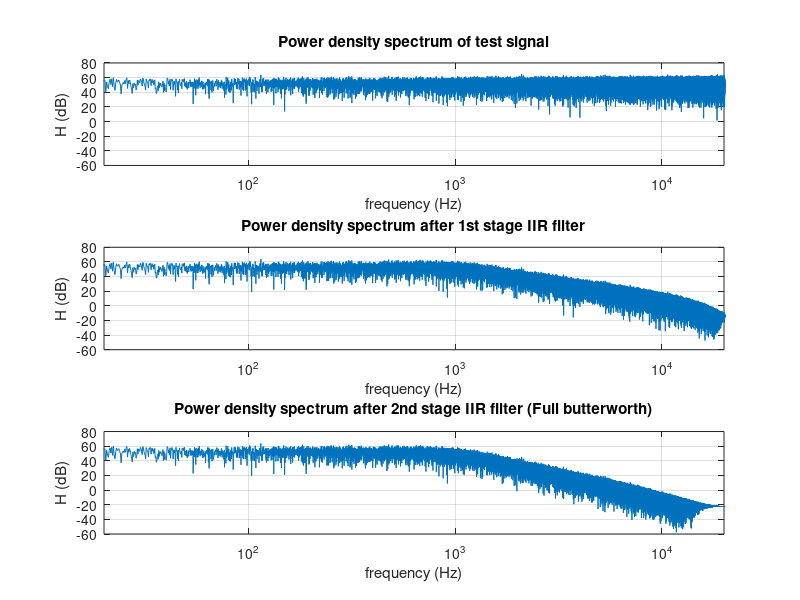

MATLAB code for this plot: (Note: this script raises an error after producing the figure.)
clear all
close all

%%%%%%%%%%%%%%%%%%%%%%%%%%%%%%%%%%%%%%%%%%%%%%%%%%%%%%%%%%%%%%%%%%%%%
% Butterworth low pass filter of order 3
% First IIR filter stage corresponding to pole exp(j2pi/3)
%%%%%%%%%%%%%%%%%%%%%%%%%%%%%%%%%%%%%%%%%%%%%%%%%%%%%%%%%%%%%%%%%%%%%

phik=2*pi/3; % First pole 
FS=44100;  % Sampling frequency
fc=1e3; % Cut-off frequency
alpha=1/tan(pi*fc/FS); % Scaling factor

B=[1 2 1]; % B coefficients
A=[1-2*alpha*cos(phik)+alpha^2 2*(1-alpha^2) (1+2*alpha*cos(phik)+alpha^2)]; % A coefficients 

Nb=5*FS; % Amount of evaluated values 
s=randn(Nb,1); % Random generated number (noise)

df=FS/Nb; % Frequency step
f=(-Nb/2:Nb/2-1)*df; % Interval
H=20*log10(abs(fftshift(fft(s)))); % Test signal 

% Plots
figure(1)
subplot (311) 
plot(f,H) 
grid on
set(gca,'Xscale','log'); 
xlim([20 20e3])
xlabel('frequency (Hz)')
ylabel('H (dB)')
ylim([-60 80])
title('Power density spectrum of test signal')

%%%%%%%%%%%%%%%%%%%%%%%%%%%%%%%%%%%%%%%%%%%%%%%%%%%%%%%
% Apply First IIR filter stage corresponding to pole exp(j2pi/3)
%%%%%%%%%%%%%%%%%%%%%%%%%%%%%%%%%%%%%%%%%%%%%%%%%%%%%%%%%%%%%%%%%%%%%
s2=filter(B,A,s); % Butterworth filter

H2=20*log10(abs(fftshift(fft(s2)))); % 1st IIR stage signal

% Plots
figure(1)
subplot (312) 
plot(f,H2) 
grid on
set(gca,'Xscale','log');
xlim([20 20e3])
ylim([-60 80])
xlabel('frequency (Hz)')
ylabel('H (dB)')
title('Power density spectrum after 1st stage IIR filter')

%%%%%%%%%%%%%%%%%%%%%%%%%%%%%%%%%%%%%%%%%%%%%%%%%%%%%%%%%%%%%%%%%%%%%
% Butterworth low pass filter of order 3
% SECOND IIR filter stage (bloc) corresponding to pole exp(j.pi)
%%%%%%%%%%%%%%%%%%%%%%%%%%%%%%%%%%%%%%%%%%%%%%%%%%%%%%%%%%%%%%%%%%%%%

B2=[1 1]; % B coeffs
A2=[1+FS/(pi*fc) 1-FS/(pi*fc)]; % A coeffs

s3=filter(B2,A2,s2); % 2nd IIR stage signal

H3=20*log10(abs(fftshift(fft(s3)))); % 2nd signal

% Plot of full butterworth
figure(1)
subplot (313)
plot(f,H3)
grid on
set(gca,'Xscale','log'); 
xlim([20 20e3])
ylim([-60 80])
xlabel('frequency (Hz)')
ylabel('H (dB)')
title('Power density spectrum after 2nd stage IIR filter (Full butterworth)')

set(gcf,'Position',[96   105   547   658]); 

%%%%%%%%%%%%%%%%%%%%%%%%%%%%%%%%%%%%%%%%%%%%%%%%%%%%%%%%%%%%%%%%%%%%%%
%%%%%%%%%%%%%%%%%%% Exercice %%%%%%%%%%%%%%%%%%%%%%%%%%%%%%%%%%%%%%%%%
%%%%%%%%%%%%%%%%%%%%%%%%%%%%%%%%%%%%%%%%%%%%%%%%%%%%%%%%%%%%%%%%%%%%%%

%[Y,FS2]=audioread('Adele.wav');
[Y,FS2]=audioread('Adele.wav');

% Setting parameters just as in the first part
NbF=2^14;
t=(1:NbF)/FS2; 
Nb2=length(Y);
df2=FS2/Nb2; 
f2=(-Nb2/2:Nb2/2-1)*df2; 

% Original signal plot
H_original=20*log10(abs(fftshift(fft(Y(:,1))))); 
figure(2)
subplot (311)
plot(f2,H_original(:,1)) 
grid on
set(gca,'Xscale','log'); 
xlim([20 20e3])
xlabel('frequency (Hz)')
ylabel('H (dB)')
ylim([-60 80])
title('Adele original')

fil=filter(B,A,Y); % Creating the 1st stage filter with respect to the signal Y
H_fil=20*log10(abs(fftshift(fft(fil)))); % Signal

% Plotting the 1st order for fc=1000Hz
figure(2)
subplot (312)
plot(f2,H_fil(:,1)) 
grid on
set(gca,'Xscale','log'); 
xlim([20 20e3])
xlabel('frequency (Hz)')
ylabel('H (dB)')
ylim([-60 80])
title('Adele order 1, fc=1 000Hz')

fil2=filter(B2,A2,fil); % Creating the 2nd stage filter with respect to the signal Y
H_fil2=20*log10(abs(fftshift(fft(fil2)))); % Signal

% Plotting the 2nd order for fc=1000Hz
figure(2)
subplot (313)
plot(f2,H_fil2(:,1)) 
grid on
set(gca,'Xscale','log'); 
xlim([20 20e3])
xlabel('frequency (Hz)')
ylabel('H (dB)')
ylim([-60 80])
title('Adele order 2, , fc=1 000Hz')

%soundsc(Y,FS2)
%pause(20)
%soundsc(fil,FS) 
%pause(20)
%soundsc(fil2,FS) 

%%%%%%%%%%%%%%%%%%%%%%%%%%%%%%%%%%%%%%%%%%%%%%%%%%%%%%%%%%%%%%%%%%%%
%%%%%%%%%%%%%% different cutoff freq%%%%%%%%%%%%%%%%%%%%%%%%%%%%%%%%
%%%%%%%%%%%%%%%%%%%%%%%%%%%%%%%%%%%%%%%%%%%%%%%%%%%%%%%%%%%%%%%%%%%%

% Same steps as above but for fc = 100
fc=1e2; 
alpha=1/tan(pi*fc/FS); 

B=[1 2 1]; 
A=[1-2*alpha*cos(phik)+alpha^2 2*(1-alpha^2) (1+2*alpha*cos(phik)+alpha^2)]; 


fil=filter(B,A,Y); 
H_fil=20*log10(abs(fftshift(fft(fil)))); % 1st stage
fil2=filter(B2,A2,fil);
H_fil2=20*log10(abs(fftshift(fft(fil2)))); % 2nd stage

figure(2)
subplot (311)
plot(f2,H_fil2(:,1)) 
grid on
set(gca,'Xscale','log'); 
xlim([20 20e3])
xlabel('frequency (Hz)')
ylabel('H (dB)')
ylim([-60 80])
title('Adele order 2, fc=1 00Hz')

% Same steps as above but for fc = 1000
fc=1e3; 
alpha=1/tan(pi*fc/FS);

B=[1 2 1]; 
A=[1-2*alpha*cos(phik)+alpha^2 2*(1-alpha^2) (1+2*alpha*cos(phik)+alpha^2)]; 


fil=filter(B,A,Y); 
H_fil=20*log10(abs(fftshift(fft(fil)))); % 1st stage
fil2=filter(B2,A2,fil);
H_fil2=20*log10(abs(fftshift(fft(fil2)))); % 2nd stage

figure(2)
subplot (312)
plot(f2,H_fil2(:,1)) 
grid on
set(gca,'Xscale','log'); 
xlim([20 20e3])
xlabel('frequency (Hz)')
ylabel('H (dB)')
ylim([-60 80])
title('Adele order 1, fc=1 000Hz')

% Same steps as above but for fc = 5000
fc=5e3; 
alpha=1/tan(pi*fc/FS); 

B=[1 2 1]; 
A=[1-2*alpha*cos(phik)+alpha^2 2*(1-alpha^2) (1+2*alpha*cos(phik)+alpha^2)]; 


fil=filter(B,A,Y); 
H_fil=20*log10(abs(fftshift(fft(fil)))); % 1st stage 
fil2=filter(B2,A2,fil);
H_fil2=20*log10(abs(fftshift(fft(fil2)))); % 2nd stage

figure(2)
subplot (313)
plot(f2,H_fil2(:,1)) 
grid on
set(gca,'Xscale','log'); 
xlim([20 20e3])
xlabel('frequency (Hz)')
ylabel('H (dB)')
ylim([-60 80])
title('Adele order 2, fc=5 000Hz')


%%%%%%%%%%%%%%%%%%%%%%%%%%%%%%%%%%%%%%%%%%%%%%%%%%%%%%%%%%%%%%%%%%%%
%%%%%%%%%%%%%% low pass filter %%%%%%%%%%%%%%%%%%%%%%%%%%%%%%%%%%%%%
%%%%%%%%%%%%%%%%%%%%%%%%%%%%%%%%%%%%%%%%%%%%%%%%%%%%%%%%%%%%%%%%%%%%

Wn=fc/(FS/2); % Normalized cut-off frequency 

[b,a]=butter(3,Wn,'LOW'); % Getting the coefficients from Butterworth
low1=filter(b,a,s); % Builds a filter with respect to these coefficients on s
H_low1=20*log10(abs(fftshift(fft(low1)))); % Signal

figure(3)
subplot 211
plot(f,H3(:,1)) % Signal with hand-made coefficients
grid on
set(gca,'Xscale','log'); 
xlim([20 20e3])
xlabel('frequency (Hz)')
ylabel('H (dB)')
%ylim([-60 80])
title('Filter order 1 and 2, fc=1 000Hz, low pass')

figure(3)
subplot (212)
plot(f,H_low1) % Signal with retrieved coefficients
grid on
set(gca,'Xscale','log'); 
xlim([20 20e3])
xlabel('frequency (Hz)')
ylabel('H (dB)')
%ylim([-60 80])
title('Filter with butter function, fc=1 000Hz, low pass')

%%%%%%%%%%%%%%%%%%%%%%%%%%%%%%%%%%%%%%%%%%%%%%%%%%%%%%%%%%%%%%%%%%
%%%%%%%%%%%%%%%%%%%%%%% high pass %%%%%%%%%%ZZ%%%%%%%%%%%%%%%%%%%%%%

Wn2=500/(FS/2); % Normalized cut-off frequency 
Wn3 = [1000/(FS/2) 2000/(FS/2)]; % Setting the band pass 
[b2,a2]=butter(3,Wn2,'HIGH'); % Getting the coefficients from Butterworth (high)
[b3,a3]=butter(3,Wn3,'STOP'); % Getting the coefficients from Butterworth (band pass)

high_adele = filter(b2,a2,Y(:,1)); % Filtered signal for high pass
low_adele = filter(b,a,Y(:,1)); % Filtered signal for low pass
stop_adele = filter(b3,a3,Y(:,1)); % Filtered signal for band pass

H_low_adele=20*log10(abs(fftshift(fft(low_adele)))); % Signal in log scale
H_high_adele=20*log10(abs(fftshift(fft(high_adele))));
H_stop_adele=20*log10(abs(fftshift(fft(stop_adele))));

figure(4)
subplot (411)
plot(f2,H_original) 
grid on
set(gca,'Xscale','log'); 
xlim([20 20e3])
xlabel('frequency (Hz)')
ylabel('H (dB)')
%ylim([-60 80])
title('Adele original')

figure(4)
subplot (412)
plot(f2,H_high_adele)
grid on
set(gca,'Xscale','log'); 
xlim([20 20e3])
xlabel('frequency (Hz)')
ylabel('H (dB)')
%ylim([-60 80])
title('Adele high pass filter, fc=1 000Hz')

figure(4)
subplot (413)
plot(f2,H_low_adele)
grid on
set(gca,'Xscale','log'); 
xlim([20 20e3])
xlabel('frequency (Hz)')
ylabel('H (dB)')
%ylim([-60 80])
title('Adele low pass filter, fc=1 000Hz')

figure(4)
subplot (414)
plot(f2,H_stop_adele)
grid on
set(gca,'Xscale','log'); 
xlim([20 20e3])
xlabel('frequency (Hz)')
ylabel('H (dB)')
%ylim([-60 80])
title('Adele stop band , fc=[1000Hz ; 2000Hz] ')

%%%%%%%%%%%%%%%%%%%%%%%%%%%%%%%%%%%%%%%%%%%%%%%%%%%%%%%%%%%%%%%%%%%%%
%%%%%%%%%%%%%%%% Listening %%%%%%%%%%%%%%%%%%%%%%%%%%%%%%%%%%%%%%%%%%
%%%%%%%%%%%%%%%%%%%%%%%%%%%%%%%%%%%%%%%%%%%%%%%%%%%%%%%%%%%%%%%%%%%%%

%soundsc(Y(1:797416,1),FS2) % original sound
%pause(45)
%soundsc(high_adele(1:797416,1),FS) % high pass filter
%pause(45)
%soundsc(low_adele(1:797416,1),FS) % low pass filter
%pause(45)
%soundsc(stop_adele(1:797416,1),FS) % stop band filter
